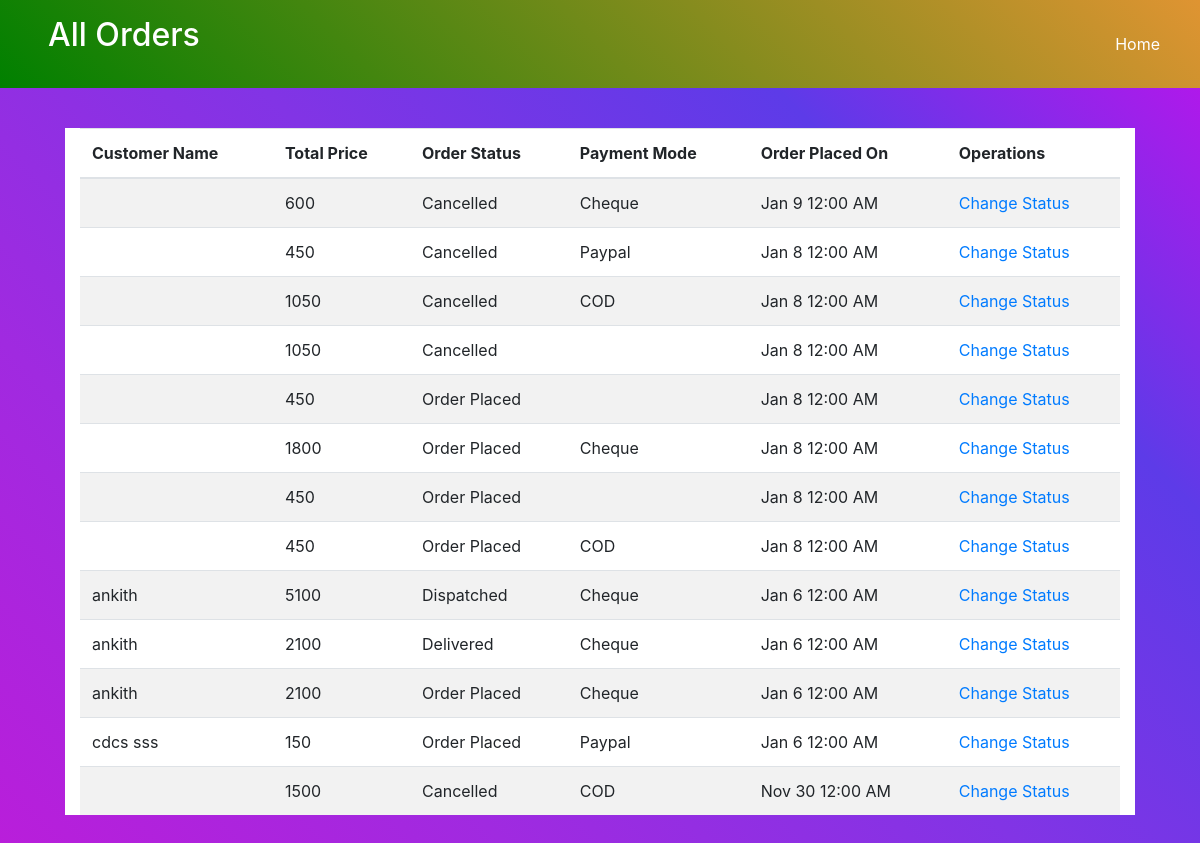
The page /admin/orders.php on the database its author committed.
### tables this page shows
CREATE TABLE `orders` (
  `id` int(11) NOT NULL,
  `userid` int(100) NOT NULL,
  `totalprice` varchar(255) NOT NULL,
  `orderstatus` varchar(100) NOT NULL,
  `paymentmode` varchar(255) NOT NULL,
  `timestamp` date NOT NULL DEFAULT current_timestamp()
);

CREATE TABLE `user_data` (
  `id` int(11) NOT NULL,
  `userid` int(11) NOT NULL,
  `firstname` varchar(255) NOT NULL,
  `lastname` varchar(255) NOT NULL,
  `company` varchar(255) NOT NULL,
  `address1` varchar(255) NOT NULL,
  `address2` varchar(11) NOT NULL,
  `city` varchar(255) NOT NULL,
  `country` varchar(255) NOT NULL,
  `zip` int(11) NOT NULL,
  `mobile` int(11) NOT NULL
);

### admin/orders.php (the view, shortened to what this page needs)
<!DOCTYPE html>
<html lang="en">
<head>
    <link rel="stylesheet" href="https://maxcdn.bootstrapcdn.com/bootstrap/4.0.0/css/bootstrap.min.css">
  </head>
  <header class="" style="position: fixed; width: 100%; z-index: 1; background: linear-gradient(45deg, green,rgb(223, 148, 50));">
        <div class="container-fluid">
          <div class="row  text-white">
              <div class="col-md-5 col-9 p-3 pl-5">
               <H2>All Orders</H2>
              </div>
              <div class="col-md-7 col-3 p-3 pl-5">
              <nav class="navbar navbar-expand-lg navbar-light ">
              <div class="collapse navbar-collapse" id="navbarSupportedContent">
                <ul class="navbar-nav ml-auto">
                  <li class="nav-item active">
                    <a class="nav-link text-white " href="admin.php" ><i class="fa fa-home"></i> Home <span class="sr-only">(current)</span></a>
                  </li>
                  </ul>
                  </div>
                  </nav>
                  </div>
              </header>
<div class="container ">
<div class="card-body" style="padding-top:8rem">
<section id="content mt-5">
	<div class="content-blog  bg-white">
		<div class="container">
			<table class="table table-striped">
				<thead>
					<tr>
						<th>Customer Name</th>
						<th>Total Price</th>
						<th>Order Status</th>
						<th>Payment Mode </th>
                        <th>Order Placed On</th>
                        <th>Operations</th>
					</tr>
				</thead>
				<tbody>
                <?php
                 $con = mysqli_connect('localhost',"root" ,"" ,"bookstore");
    $sql = "SELECT orders.totalprice, orders.orderstatus, orders.paymentmode, orders.timestamp, orders.id, user_data.firstname, user_data.lastname
     FROM orders JOIN user_data ON orders.userid=user_data.userid ORDER BY `orders`.`id` DESC    ";
    $result = mysqli_query($con, $sql);
    if (mysqli_num_rows($result) > 0) {
        while($row = mysqli_fetch_assoc($result)) {
            ?>
        <tr>
            <td><?php echo $row["firstname"] ." ".$row["lastname"] ?></td>
            <td><?php echo $row["totalprice"] ?></td>
            <td><?php echo $row["orderstatus"] ?></td>
            <td><?php echo $row["paymentmode"] ?></td>
            <td><?php echo date('M j g:i A', strtotime($row["timestamp"]));  ?>		</td>
            <td><a href='order-process.php?id=<?php echo $row["id"] ?>'>Change Status</a>
        </tr>
        <?php
        }
      } else {
        echo "0 results";
      }
?>
				</tbody>
			</table>
		</div>
	</div>
</section>
</div>
</div>

### rows shown on the page
orders: totalprice "600", orderstatus "Cancelled", paymentmode "Cheque", timestamp "Jan 9 12:00 AM"
orders: totalprice "450", orderstatus "Cancelled", paymentmode "Paypal", timestamp "Jan 8 12:00 AM"
orders: totalprice "1050", orderstatus "Cancelled", paymentmode "COD", timestamp "Jan 8 12:00 AM"
orders: totalprice "1050", orderstatus "Cancelled", timestamp "Jan 8 12:00 AM"
orders: totalprice "450", orderstatus "Order Placed", timestamp "Jan 8 12:00 AM"
orders: totalprice "1800", orderstatus "Order Placed", paymentmode "Cheque", timestamp "Jan 8 12:00 AM"
orders: totalprice "450", orderstatus "Order Placed", timestamp "Jan 8 12:00 AM"
orders: totalprice "450", orderstatus "Order Placed", paymentmode "COD", timestamp "Jan 8 12:00 AM"
orders: user_data.firstname "ankith", totalprice "5100", orderstatus "Dispatched", paymentmode "Cheque", timestamp "Jan 6 12:00 AM"
orders: user_data.firstname "ankith", totalprice "2100", orderstatus "Delivered", paymentmode "Cheque", timestamp "Jan 6 12:00 AM"
orders: user_data.firstname "ankith", totalprice "2100", orderstatus "Order Placed", paymentmode "Cheque", timestamp "Jan 6 12:00 AM"
orders: user_data.firstname "cdcs", user_data.lastname "sss", totalprice "150", orderstatus "Order Placed", paymentmode "Paypal", timestamp "Jan 6 12:00 AM"
orders: totalprice "1500", orderstatus "Cancelled", paymentmode "COD", timestamp "Nov 30 12:00 AM"
